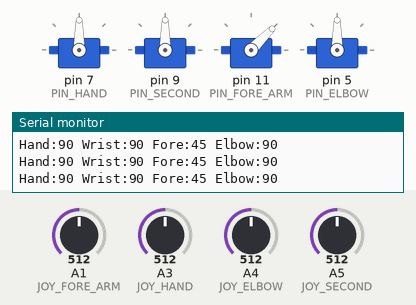
Simulated run of this sketch. Board: Arduino Uno, built with avr-gcc and run on an emulated ATmega328P. On the bench: 4 × servo, the last lines printed to the serial monitor. The inputs (shaded band) are chosen by the test bench; at power-on: A3 (JOY_HAND) = 512, A4 (JOY_ELBOW) = 512, A1 (JOY_FORE_ARM) = 512, A5 (JOY_SECOND) = 512.

Above: at 1.7 s.
1.8 s: A3 (JOY_HAND) set to 355
4.8 s: A3 (JOY_HAND) set to 332
At 5.3 s:
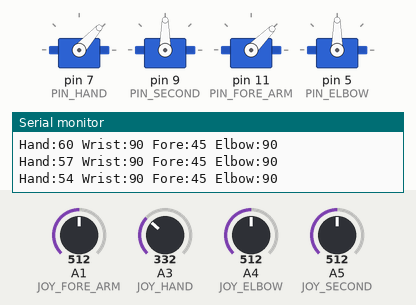
At 6.8 s:
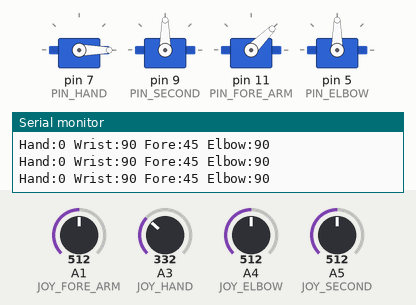
7.3 s: A4 (JOY_ELBOW) set to 667
10.3 s: A4 (JOY_ELBOW) set to 691
At 11.8 s:
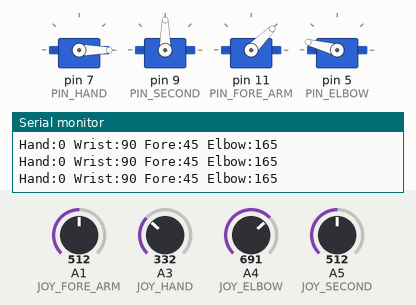
12.7 s: A1 (JOY_FORE_ARM) set to 668
15.7 s: A1 (JOY_FORE_ARM) set to 699
At 17.6 s:
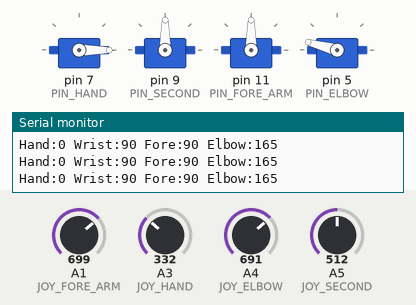
Timing chart, 0 to 18.7 s (numbered marks = the images above; inputs shaded):
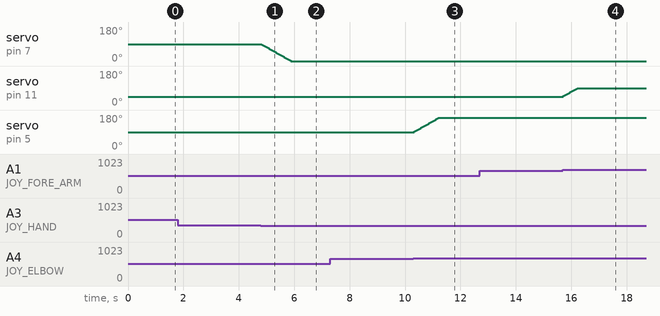

The sketch:

06_complete_arm.ino
```cpp
/*
 * 4-Axis Robotic Arm — Complete (Hand/Wrist/Forearm/Elbow)
 * Servos: 7, 9, 11, 5 | Joysticks: A3, A5, A1, A4
 * Deadzone-based incremental control.
 */

#include <Servo.h>

Servo servo_hand, servo_second, servo_fore_arm, servo_elbow;

#define PIN_HAND      7
#define PIN_SECOND    9
#define PIN_FORE_ARM  11
#define PIN_ELBOW     5

#define JOY_HAND      A3
#define JOY_SECOND    A5
#define JOY_FORE_ARM  A1
#define JOY_ELBOW     A4

int hand_degree = 90, second_degree = 90, fore_arm_degree = 45, elbow_degree = 90;
int move_speed = 3;
int LOW_THRESH = 340, HIGH_THRESH = 680;

void setup() {
  Serial.begin(9600);
  servo_hand.attach(PIN_HAND);
  servo_second.attach(PIN_SECOND);
  servo_fore_arm.attach(PIN_FORE_ARM);
  servo_elbow.attach(PIN_ELBOW);
  servo_hand.write(hand_degree);
  servo_second.write(second_degree);
  servo_fore_arm.write(fore_arm_degree);
  servo_elbow.write(elbow_degree);
  Serial.println("=== Robotic Arm Ready ===");
  delay(500);
}

void loop() {
  int joy_hand     = analogRead(JOY_HAND);
  int joy_second   = analogRead(JOY_SECOND);
  int joy_fore_arm = analogRead(JOY_FORE_ARM);
  int joy_elbow    = analogRead(JOY_ELBOW);

  if (joy_hand < LOW_THRESH) hand_degree -= move_speed;
  else if (joy_hand > HIGH_THRESH) hand_degree += move_speed;
  hand_degree = constrain(hand_degree, 0, 180);
  servo_hand.write(hand_degree);

  if (joy_second < LOW_THRESH) second_degree -= move_speed;
  else if (joy_second > HIGH_THRESH) second_degree += move_speed;
  second_degree = constrain(second_degree, 15, 165);
  servo_second.write(second_degree);

  if (joy_fore_arm < LOW_THRESH) fore_arm_degree -= move_speed;
  else if (joy_fore_arm > HIGH_THRESH) fore_arm_degree += move_speed;
  fore_arm_degree = constrain(fore_arm_degree, 10, 90);
  servo_fore_arm.write(fore_arm_degree);

  if (joy_elbow < LOW_THRESH) elbow_degree -= move_speed;
  else if (joy_elbow > HIGH_THRESH) elbow_degree += move_speed;
  elbow_degree = constrain(elbow_degree, 15, 165);
  servo_elbow.write(elbow_degree);

  Serial.print("Hand:");  Serial.print(hand_degree);
  Serial.print(" Wrist:"); Serial.print(second_degree);
  Serial.print(" Fore:"); Serial.print(fore_arm_degree);
  Serial.print(" Elbow:"); Serial.println(elbow_degree);

  delay(20);
}
```

Measured:
- the behaviour switches between 340 and 339 on A3 (JOY_HAND) (found by bisection; images 0 and 1)
- the behaviour switches between 680 and 681 on A4 (JOY_ELBOW) (found by bisection; images 2 and 3)
- the behaviour switches between 680 and 681 on A1 (JOY_FORE_ARM) (found by bisection; images 3 and 4)
- after the input at 4.8 s, servo on pin 7 (PIN_HAND): moves from 90° to 0° over 1.1 s, starting at once
- after the input at 10.3 s, servo on pin 5 (PIN_ELBOW): moves from 90° to 165° over 0.87 s, starting at once
- after the input at 15.7 s, servo on pin 11 (PIN_FORE_ARM): moves from 45° to 90° over 0.51 s, starting at once
